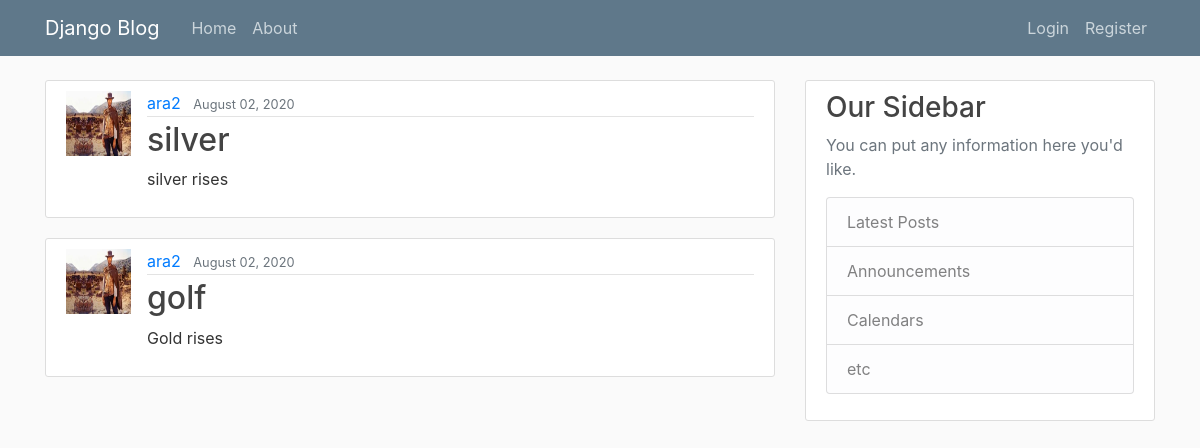
The app's page /, older data.
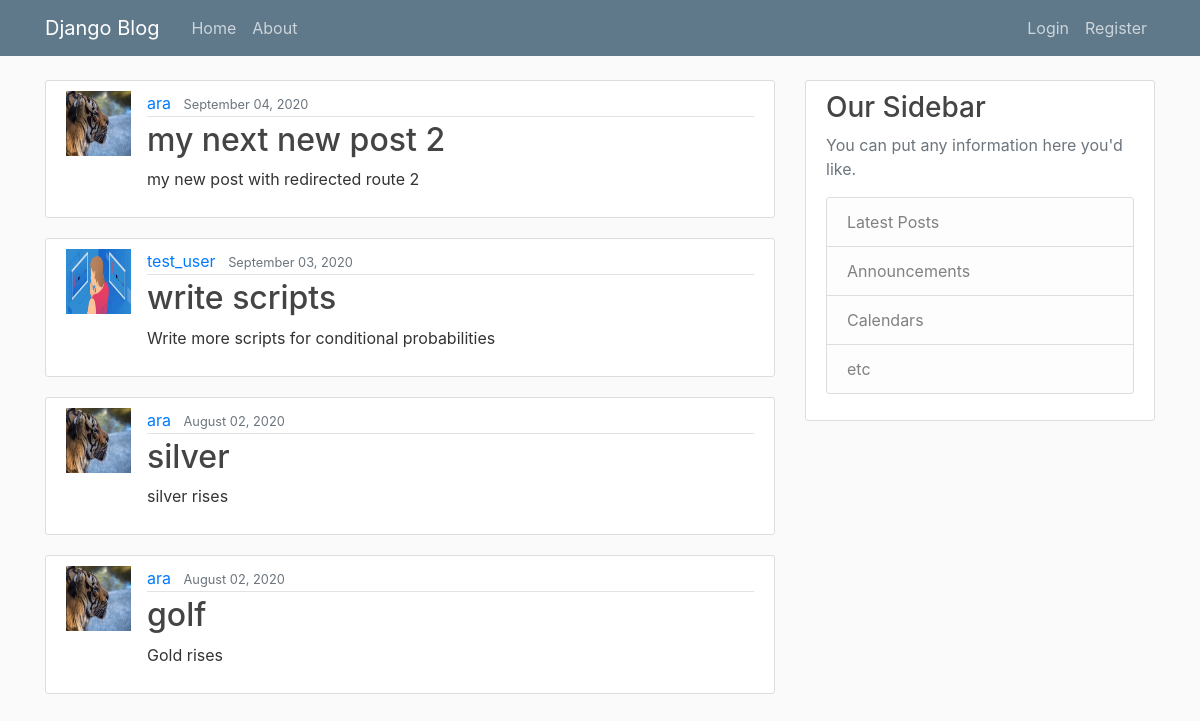
The same page, newer data.
### marketsdataintelligence/models.py (models this page shows, shortened)
class Post(models.Model):
	title = models.CharField(max_length=100)
	content = models.TextField()
	date_posted = models.DateTimeField(default=timezone.now)
	author = models.ForeignKey(User, on_delete=models.CASCADE)

### users/models.py (models this page shows, shortened)
class Profile(models.Model):
	user =models.OneToOneField(User, on_delete=models.CASCADE)
	image = models.ImageField(default='default.jpg', upload_to='profile_pics')

### marketsdataintelligence/views.py (the view)
# urls.py: path('', PostListView.as_view(), name ='mdi-home'),
class PostListView(ListView):
	model = Post
	template_name='marketsdataintelligence/home.html'
	context_object_name='posts'
	ordering =['-date_posted']

### marketsdataintelligence/templates/marketsdataintelligence/home.html
{% extends "marketsdataintelligence/base.html" %}
{% block content %}
	{% for post in posts %}
		<article class="media content-section">
		<img class="rounded-crcle article-img" src="{{ post.author.profile.image.url }}">
		  <div class="media-body">
		    <div class="article-metadata">
		      <a class="mr-2" href="#">{{ post.author }}</a>
		      <small class="text-muted">{{ post.date_posted|date:"F d, Y" }}</small>
		    </div>
		    <h2><a class="article-title" href="{% url 'post-detail' post.id %}">{{ post.title }}</a></h2>
		    <p class="article-content">{{ post.content }}</p>
		  </div>
		</article>
	{% endfor %}
{% endblock content %}

### marketsdataintelligence/templates/marketsdataintelligence/base.html (shortened to what this page needs)
{% load static %}
<!DOCTYPE html>
<html>
<head>
    <link rel="stylesheet" href="https://stackpath.bootstrapcdn.com/bootstrap/4.3.1/css/bootstrap.min.css">
    <link rel="stylesheet" type="text/css" href="{% static 'blog/main.css' %}">
</head>
	<body>
	<header class="site-header">
	  <nav class="navbar navbar-expand-md navbar-dark bg-steel fixed-top">
	    <div class="container">
	      <a class="navbar-brand mr-4" href="/">Django Blog</a>
	      <div class="collapse navbar-collapse" id="navbarToggle">
	        <div class="navbar-nav mr-auto">
	          <a class="nav-item nav-link" href="{% url 'mdi-home' %}">Home</a>
	          <a class="nav-item nav-link" href="{% url 'mdi-about' %}">About</a>
	        </div>
	        <div class="navbar-nav">
    		  {% if user.is_authenticated %}
    		    <a class="nav-item nav-link" href="{% url 'post-create' %}">New Post</a>
    		    <a class="nav-item nav-link" href="{% url 'profile' %}">Profile</a>
	      	    <a class="nav-item nav-link" href="{% url 'logout' %}">Logout</a>
	      	  {% else %}
	          <a class="nav-item nav-link" href="{% url 'login' %}">Login</a>
	          <a class="nav-item nav-link" href="{% url 'register' %}">Register</a>
	          {% endif %}
	        </div>
	      </div>
	    </div>
	  </nav>
	</header>
	<main role="main" class="container">
	  <div class="row">
	    <div class="col-md-8">
	      {% block content %}{% endblock %}
	    </div>
	    <div class="col-md-4">
	      <div class="content-section">
	        <h3>Our Sidebar</h3>
	        <p class='text-muted'>You can put any information here you'd like.
	          <ul class="list-group">
	            <li class="list-group-item list-group-item-light">Latest Posts</li>
	            <li class="list-group-item list-group-item-light">Announcements</li>
	            <li class="list-group-item list-group-item-light">Calendars</li>
	            <li class="list-group-item list-group-item-light">etc</li>
	          </ul>
	        </p>
	      </div>
	    </div>
	  </div>
	</main>
</body>
</html>

### marketsdataintelligence/static/blog/main.css (style rules this page uses)
body { background: #fafafa; color: #333333; margin-top: 5rem; }
h1, h2, h3, h4, h5, h6 { color: #444444; }
ul { margin: 0; }
.bg-steel { background-color: #5f788a; }
.site-header .navbar-nav .nav-link { color: #cbd5db; }
.content-section { background: #ffffff; padding: 10px 20px; border: 1px solid #dddddd; border-radius: 3px; margin-bottom: 20px; }
.article-title { color: #444444; }
.article-content { white-space: pre-line; }
.article-img { height: 65px; width: 65px; margin-right: 16px; }
.article-metadata { padding-bottom: 1px; margin-bottom: 4px; border-bottom: 1px solid #e3e3e3 }

Row changes from the older to the newer data that the page shows:
added Post: author.profile.image (picture), author "ara", date_posted "September 04, 2020", title "my next new post 2", content "my new post with redirected route 2"
added Post: author.profile.image (placeholder picture), author "test_user", date_posted "September 03, 2020", title "write scripts", content "Write more scripts for conditional probabilities"
changed through a linked row, Post "silver": author.profile.image: a different picture; author "ara2" → "ara"
changed through a linked row, Post "golf": author.profile.image: a different picture; author "ara2" → "ara"
